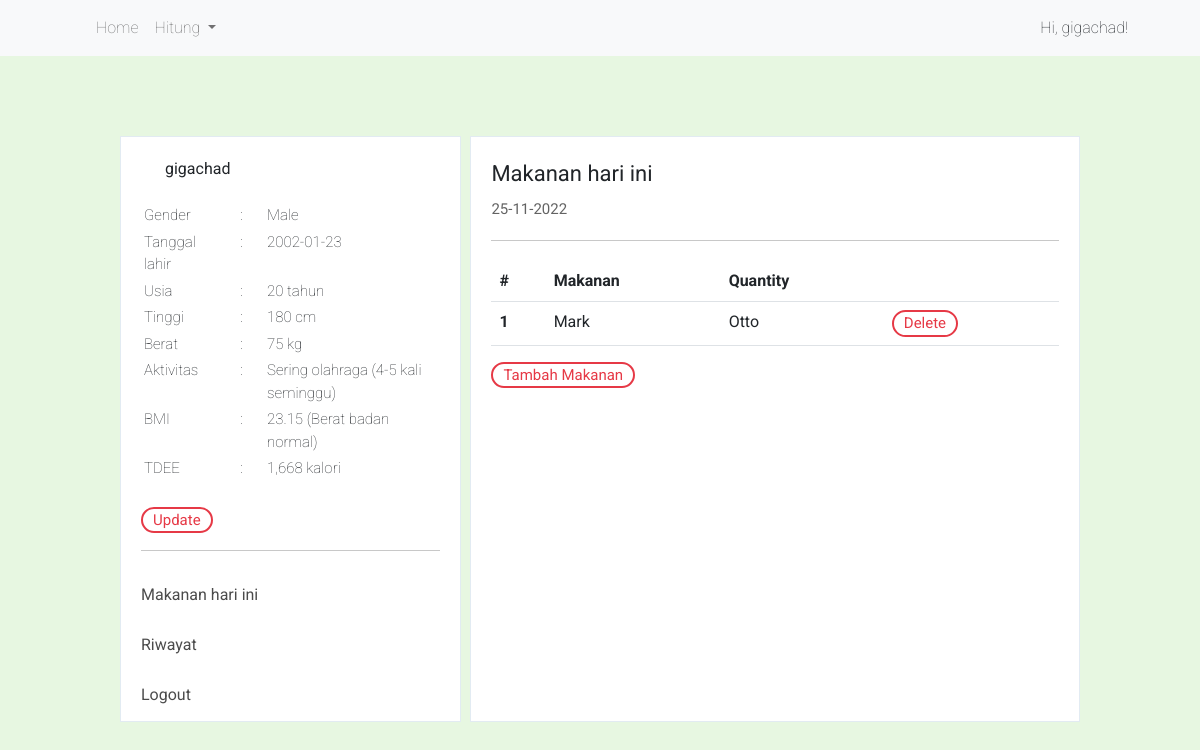
The page /views/akun.php?pesan=update-berhasil (signed in) on the database its author committed.
### tables this page shows
CREATE TABLE `badan` (
  `id_badan` int NOT NULL AUTO_INCREMENT,
  `berat` int DEFAULT NULL,
  `tinggi` int DEFAULT NULL,
  `id_exercise` int DEFAULT NULL,
  `date` date DEFAULT NULL,
  `id_user` int DEFAULT NULL,
  `status` varchar(45) DEFAULT NULL,
  PRIMARY KEY (`id_badan`),
  KEY `id_user_idx` (`id_user`),
  KEY `id_exercise_idx` (`id_exercise`),
  CONSTRAINT `id_exercises` FOREIGN KEY (`id_exercise`) REFERENCES `exercise` (`id_exercise`),
  CONSTRAINT `id_user` FOREIGN KEY (`id_user`) REFERENCES `user` (`id_user`)
);

CREATE TABLE `user` (
  `id_user` int NOT NULL AUTO_INCREMENT,
  `username` varchar(45) NOT NULL,
  `tanggal_lahir` date DEFAULT NULL,
  `password` varchar(45) NOT NULL,
  `gender` varchar(45) NOT NULL,
  PRIMARY KEY (`id_user`)
);

CREATE TABLE `exercise` (
  `id_exercise` int NOT NULL,
  `aktivitas` varchar(45) DEFAULT NULL,
  `poin` float DEFAULT NULL,
  PRIMARY KEY (`id_exercise`)
);

### views/akun.php (the view, shortened to what this page needs)
<?php
include '../proses/connect.php';
$id_user = $_SESSION['id_user'];
$gender = $_SESSION['gender'];
$sql = "SELECT * FROM user INNER jOIN badan ON user.id_user = badan.id_user INNER JOIN exercise ON badan.id_exercise = exercise.id_exercise WHERE badan.id_user = $id_user AND badan.status = 'active';";
$query = $connect->query($sql);
$data_badan = $query->fetch_assoc();
$dateOfBirth = $data_badan['tanggal_lahir'];
$today = date("d-m-Y");
$age = date_diff(date_create($dateOfBirth), date_create($today));
$usia = (int)$age->format('%y');
$tinggi = $data_badan['tinggi'] / 100;
$berat = $data_badan['berat'];
$bmi = $berat / ($tinggi * $tinggi);
$bmi = number_format($bmi, 2);
if ($gender == 'Male') {
    $bmr = 66.5 + (13.7 * $berat) + (5 * $tinggi) - (6.8 * $usia);
} else {
    $bmr = 655 + (9.6 * $berat) + (1.8 * $tinggi) - (4.7 * $usia);
}
$tdee = $bmr * $data_badan['poin'];
$tdee = number_format($tdee, 0);
?>
<!DOCTYPE html>
<html lang="en">
<head>
    <link href="https://cdn.jsdelivr.net/npm/bootstrap@5.2.2/dist/css/bootstrap.min.css" rel="stylesheet">
    <link rel="stylesheet" href="../styles/default.css">
    <link rel="stylesheet" href="../styles/container.css">
    <link rel="stylesheet" href="../styles/grid.css">
    <link rel="stylesheet" href="../styles/margin.css">
    <link rel="stylesheet" href="../styles/shape.css">
    <link rel="stylesheet" href="../styles/size.css">
    <link rel="stylesheet" href="../styles/button.css">
    <link rel="stylesheet" href="../styles/input.css">
    <link rel="stylesheet" href="../styles/text.css">
</head>
<body>
    <div>
        <?php
        $page = "akun";
        include 'navbar.php' ?>
    </div>
    <div class="container-akun">
        <div class="grid-2-akun">
            <div class="container-border-gray">
                <div class="container-border-gray-profile">
                    <div class="underline">
                        <?php echo $_SESSION['username'] ?>
                        <a href="edit_profile.php"><img class="icon-profile" src="https://cdn-icons-png.flaticon.com/128/2356/2356780.png" alt=""></a>
                        <table class="table-akun-desc v-align-top m-top-20px">
                            <tr>
                                <td>
                                    Gender
                                </td>
                                <td>:</td>
                                <td>
                                    <?php echo $data_badan['gender']; ?>
                                </td>
                            </tr>
                            <tr>
                                <td>
                                    Tanggal lahir
                                </td>
                                <td> : </td>
                                <td>
                                    <?php echo $data_badan['tanggal_lahir']; ?>
                                </td>
                            </tr>
                            <tr>
                                <td>
                                    Usia
                                </td>
                                <td>:</td>
                                <td>
                                    <?php echo $age->format('%y tahun'); ?>
                                </td>
                            </tr>
                            <tr>
                                <td>
                                    Tinggi
                                </td>
                                <td>:</td>
                                <td>
                                    <?php echo $data_badan['tinggi'] . " cm"; ?>
                                </td>
                            </tr>
                            <tr>
                                <td>
                                    Berat
                                </td>
                                <td>:</td>
                                <td>
                                    <?php echo $data_badan['berat'] . " kg"; ?>
                                </td>
                            </tr>
                            <tr>
                                <td>
                                    Aktivitas
                                </td>
                                <td>:</td>
                                <td>
                                    <?php echo $data_badan['aktivitas']; ?>
                                </td>
                            </tr>
                            <tr>
                                <td>
                                    BMI
                                </td>
                                <td>:</td>
                                <td>
                                    <?php echo $bmi . " ";
                                    if ($bmi >= 16 && $bmi < 18.5) {
                                        echo "(Berat badan kurang)";
                                    } else if ($bmi < 16) {
                                        echo "(Berat badan kurang berat)";
                                    } else if ($bmi >= 18.5 && $bmi < 25) {
                                        echo "(Berat badan normal)";
                                    } else if ($bmi >= 25 && $bmi < 30) {
                                        echo "(Berat badan berlebih)";
                                    } else if ($bmi >= 30) {
                                        echo "(Obesitas)";
                                    } ?>
                                </td>
                            </tr>
                            <tr>
                                <td>
                                    TDEE
                                </td>
                                <td>:</td>
                                <td>
                                    <?php echo $tdee . " kalori"; ?>
                                </td>
                            </tr>
                        </table>
                        <br>
                        <a href="update_badan.php"><button class="button-akun">Update</button></a>
                    </div>
                </div>
                <div>
                    <a href="">
                        <div class="container-menu-akun">
                            Makanan hari ini
                        </div>
                    </a>
                    <a href="">
                        <div class="container-menu-akun">
                            Riwayat
                        </div>
                    </a>
                    <a href="">
                        <div class="container-menu-akun">
                            Logout
                        </div>
                    </a>
                </div>
            </div>
            <div class="container-border-gray container-pad-20">
                <div class="underline title">Makanan hari ini <br> <span class="date"><?php echo $today; ?></span></div>
                <div>
                    <div>
                        <table class="table">
                            <thead>
                                <tr>
                                    <th scope="col">#</th>
                                    <th scope="col">Makanan</th>
                                    <th scope="col">Quantity</th>
                                    <th scope="col"></th>
                                </tr>
                            </thead>
                            <tbody>
                                <tr>
                                    <th scope="row">1</th>
                                    <td>Mark</td>
                                    <td>Otto</td>
                                    <td> <a href="delete_makanan.php"><button class="button-akun">Delete</button></a></td>
                                </tr>
                            </tbody>
                        </table>
                        <a href="tambah_makanan.php"><button class="button-akun">Tambah Makanan</button></a>
                    </div>
                </div>
            </div>
        </div>
    </div>
</body>
</html>

### views/navbar.php (shortened to what this page needs)
<nav class="navbar navbar-expand-lg navbar-light bg-light f-weight-light">
    <div class="container-fluid width-80">
        <div class="collapse navbar-collapse" id="navbarSupportedContent">
            <ul class="navbar-nav me-auto mb-2 mb-lg-0">
                <li class="nav-item">
                    <a class="nav-link <?php if ($page == 'home') {
                                            echo "active";
                                        } ?>" aria-current="page" href="<?php if ($page != 'home') {
                                                                            echo "../";
                                                                        } ?>index.php">Home</a>
                </li>
                <li class="nav-item dropdown">
                    <a class="nav-link dropdown-toggle <?php if ($page == 'tdee' || $page == 'bmi' || $page == 'makanan') {
                                                            echo "active";
                                                        } ?>" href="#" role="button" data-bs-toggle="dropdown" aria-expanded="false">
                        Hitung
                    </a>
                </li>
            </ul>
            <?php if (empty($_SESSION['id_user'])) { ?>
                <div class="nav-item"><a class="nav-link" href="<?php
                                                                if ($page == 'home') {
                                                                    echo "views/loginpage.php";
                                                                } else {
                                                                    echo "loginpage.php";
                                                                }
                                                                ?>">Login</a></div>
            <?php } else { ?>
                <div class="nav-item"><a class="nav-link <?php if ($page == 'akun') {
                                                                echo "active";
                                                            } ?>" href="<?php
                                                                        if ($page == 'home') {
                                                                            echo "views/akun.php";
                                                                        } else {
                                                                            echo "akun.php";
                                                                        }
                                                                        ?>"><img class="icon-navbar m-right-20px" src="<?php if ($_SESSION['gender'] == 'Male') {
                                                                                                                        } ?>" alt=""><?php echo "Hi, " . $_SESSION['username'] ?>!</a></div>
            <?php  } ?>
        </div>
    </div>
</nav>

### styles/default.css (style rules this page uses)
body { font-family: 'Roboto', sans-serif; background-color: #e7f7e1; }

### styles/container.css (style rules this page uses)
.container-border-gray { border-color: rgb(226, 235, 242); border-width: 1px; border-style: solid; background-color: white; }
.container-border-gray-profile { padding-top: 20px; padding-left: 20px; padding-right: 20px; }
.container-pad-20 { padding: 20px 20px; }
.container-akun { width: 80%; margin: auto; margin-top: 10vh; }
.table-akun-desc { font-size: 15px; font-weight: 100; border-collapse: separate; }
.table-akun-desc td { font-weight: 100; border-left: 20px solid; border-color: transparent; vertical-align: top; }
.table-akun-desc tr>td:first-child { border: 0px; }
.container-menu-akun { color: rgba(0, 0, 0, 0.705); height: 50px; padding: 12px 20px; transition: 0.2s; }

### styles/grid.css (style rules this page uses)
.grid-2-akun { display: grid; grid-template-columns: 35.5% 63.5%; grid-gap: 1%; margin-bottom: 20px; }

### styles/margin.css (style rules this page uses)
.m-top-20px { margin-top: 20px; }

### styles/shape.css (style rules this page uses)
.underline { border-color: rgba(73, 73, 73, 0.301); box-sizing: border-box; border-style: solid; border-width: thin; border-top-width: 0px; border-left-width: 0px; border-right-width: 0px; border-bottom-width: 1px; margin-bottom: 20px; padding-bottom: 17px; }

### styles/size.css (style rules this page uses)
.width-80 { width: 90%; }

### styles/button.css (style rules this page uses)
a { text-decoration: none; }
.button-akun { border-radius: 20px; background-color: white; border-style: solid; border-color: #e63946; padding: 0 10px; color: #e63946; font-size: 15px; transition: 0.2s; }

### styles/text.css (style rules this page uses)
.f-weight-light { font-weight: 100; }
.title { font-size: 22px; }
.date { font-size: 15px; color: rgba(0, 0, 0, 0.61); }

### rows shown on the page
badan: id_user.gender "Male", id_user.tanggal_lahir "2002-01-23", id_user.tanggal_lahir "20 tahun", tinggi "180", berat "75", id_exercise.aktivitas "Sering olahraga (4-5 kali seminggu)", bmi "23.15", tdee "1,668"

### other values the page prints
$_SESSION['username'] "gigachad"
